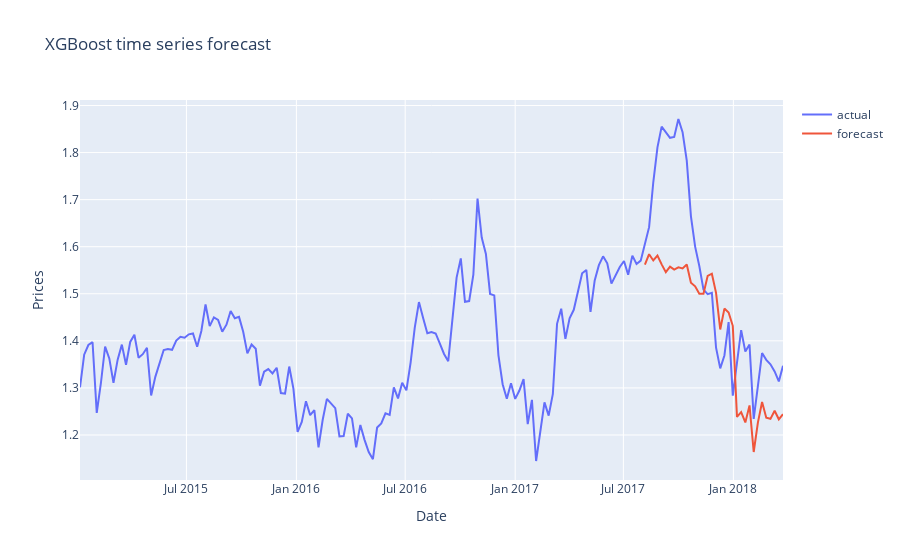

Notebook cell for this chart:
### Code cell
reg = xgb.XGBRegressor(n_estimators=1000, learning_rate = 0.09, max_depth = 8)
reg.fit(X_train, y_train,
        eval_set=[(X_train, y_train), (X_test, y_test)],
        early_stopping_rounds=50,
       verbose=False, ) # Change verbose to True if you want to see it train

data_test["averageprice_prediction"] = reg.predict(X_test)
data_all = pd.concat([data_test, data_train], sort = False)

scatter = go.Scatter(x = data.groupby('date').mean().index, y = data.groupby('date').mean().averageprice , name = 'actual')
scatter2 = go.Scatter(x = data_all.groupby('date').mean().index, y = data_all.groupby('date').mean().averageprice_prediction, name = 'forecast')

layout = go.Layout(title = 'XGBoost time series forecast', xaxis ={'title':'Date'}, yaxis = {'title':'Prices'})
figure = go.Figure(data = [scatter, scatter2], layout = layout)
iplot(figure)


mse = mean_squared_error(y_true=data_test['averageprice'], y_pred=data_test['averageprice_prediction'])
mae = mean_absolute_error(y_true=data_test['averageprice'], y_pred=data_test['averageprice_prediction'])

print("MAE:", mae, "MSE:",mse)

### Figure 1 — Plotly figure (JSON) as saved in the notebook; plotly's stock layout.template omitted (floating-point values rounded to 4 significant figures; data arrays with more than 128 entries replaced by an {"elided": "..."} marker saying what was removed)
{"data": [{"name": "actual", "type": "scatter", "x": {"elided": "169 str values"}, "y": {"elided": "169 float values"}}, {"name": "forecast", "type": "scatter", "x": {"elided": "169 str values"}, "y": {"elided": "169 float values"}}], "layout": {"title": {"text": "XGBoost time series forecast"}, "xaxis": {"title": {"text": "Date"}}, "yaxis": {"title": {"text": "Prices"}}}}
